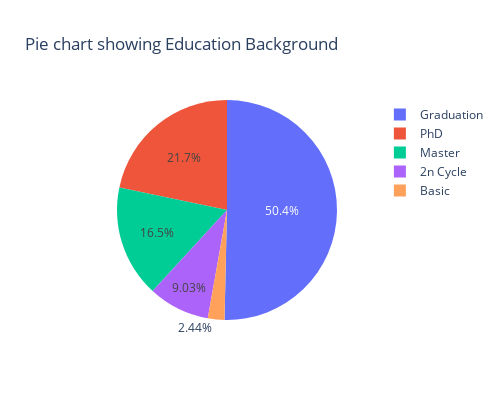

Source (notebook cell):
### Code cell
# This graph shows that, majority of customers are Graduated customers
data['Education'].value_counts()
import plotly.graph_objects as go
fig = go.Figure(data=[go.Pie(labels=data['Education'].value_counts().index, values=data['Education'].value_counts().values)])
fig.update_layout(height=400, width=500, title_text="Pie chart showing Education Background")
fig.show()

### Figure 1 — Plotly figure (JSON) as saved in the notebook; plotly's stock layout.template omitted (floating-point values rounded to 4 significant figures)
{"data": [{"labels": ["Graduation", "PhD", "Master", "2n Cycle", "Basic"], "type": "pie", "values": [1116, 481, 365, 200, 54]}], "layout": {"height": 400, "title": {"text": "Pie chart showing Education Background"}, "width": 500}}
